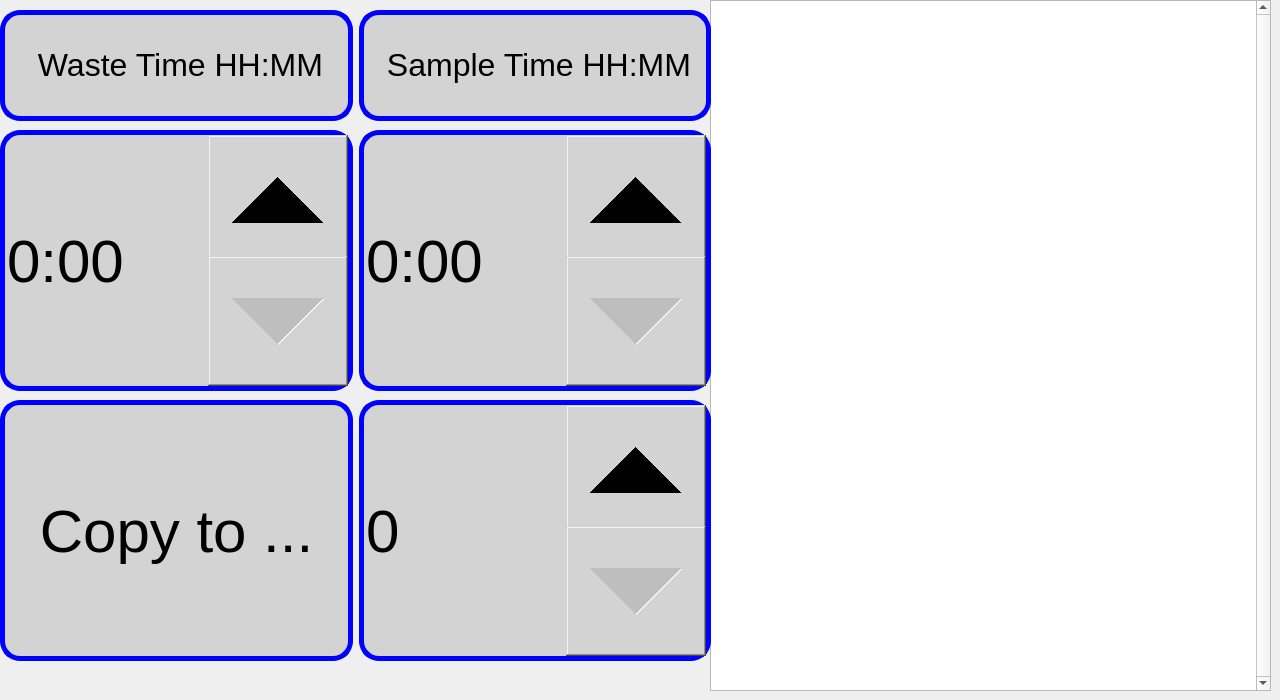
    <widget class="QWidget" name="SequenceEdit">
     <property name="minimumSize">
      <size>
       <width>637</width>
       <height>0</height>
      </size>
     </property>
     <attribute name="title">
      <string>Sequence Edit</string>
     </attribute>
     <widget class="QTableView" name="tableView">
      <property name="geometry">
       <rect>
        <x>710</x>
        <y>0</y>
        <width>561</width>
        <height>691</height>
       </rect>
      </property>
      <property name="sizePolicy">
       <sizepolicy hsizetype="Minimum" vsizetype="Minimum">
        <horstretch>0</horstretch>
        <verstretch>0</verstretch>
       </sizepolicy>
      </property>
      <property name="font">
       <font>
        <pointsize>16</pointsize>
        <weight>75</weight>
        <bold>true</bold>
       </font>
      </property>
      <property name="frameShadow">
       <enum>QFrame::Sunken</enum>
      </property>
      <property name="lineWidth">
       <number>14</number>
      </property>
      <property name="midLineWidth">
       <number>6</number>
      </property>
      <property name="verticalScrollBarPolicy">
       <enum>Qt::ScrollBarAlwaysOn</enum>
      </property>
      <property name="horizontalScrollBarPolicy">
       <enum>Qt::ScrollBarAlwaysOff</enum>
      </property>
      <property name="sizeAdjustPolicy">
       <enum>QAbstractScrollArea::AdjustToContents</enum>
      </property>
      <property name="editTriggers">
       <set>QAbstractItemView::AnyKeyPressed|QAbstractItemView::EditKeyPressed|QAbstractItemView::SelectedClicked</set>
      </property>
      <property name="alternatingRowColors">
       <bool>true</bool>
      </property>
      <property name="selectionBehavior">
       <enum>QAbstractItemView::SelectItems</enum>
      </property>
      <attribute name="horizontalHeaderStretchLastSection">
       <bool>true</bool>
      </attribute>
     </widget>
     <widget class="QWidget" name="layoutWidget">
      <property name="geometry">
       <rect>
        <x>0</x>
        <y>10</y>
        <width>711</width>
        <height>111</height>
       </rect>
      </property>
      <layout class="QVBoxLayout" name="verticalLayout_2">
       <item>
        <layout class="QHBoxLayout" name="horizontalLayout_2">
         <item>
          <widget class="QLabel" name="wasteTime_Lbl">
           <property name="sizePolicy">
            <sizepolicy hsizetype="Preferred" vsizetype="Minimum">
             <horstretch>0</horstretch>
             <verstretch>0</verstretch>
            </sizepolicy>
           </property>
           <property name="font">
            <font>
             <pointsize>-1</pointsize>
            </font>
           </property>
           <property name="styleSheet">
            <string notr="true">QLabel { border: 5px solid blue; border-radius: 20px; font-size: 32px; background-color:lightGray ;}</string>
           </property>
           <property name="frameShape">
            <enum>QFrame::Box</enum>
           </property>
           <property name="text">
            <string>&lt;html&gt;&lt;head/&gt;&lt;body&gt;&lt;p align=&quot;center&quot;&gt;Waste Time HH:MM&lt;/p&gt;&lt;/body&gt;&lt;/html&gt;</string>
           </property>
          </widget>
         </item>
         <item>
          <widget class="QLabel" name="sampleTime_Lbl">
           <property name="sizePolicy">
            <sizepolicy hsizetype="Preferred" vsizetype="Minimum">
             <horstretch>0</horstretch>
             <verstretch>0</verstretch>
            </sizepolicy>
           </property>
           <property name="font">
            <font>
             <pointsize>-1</pointsize>
            </font>
           </property>
           <property name="styleSheet">
            <string notr="true">QLabel { border: 5px solid blue; border-radius: 20px; font-size: 32px; background-color:lightGray ;}</string>
           </property>
           <property name="frameShape">
            <enum>QFrame::Box</enum>
           </property>
           <property name="text">
            <string>&lt;html&gt;&lt;head/&gt;&lt;body&gt;&lt;p align=&quot;center&quot;&gt;Sample Time  HH:MM&lt;/p&gt;&lt;/body&gt;&lt;/html&gt;</string>
           </property>
          </widget>
         </item>
        </layout>
       </item>
      </layout>
     </widget>
     <widget class="QWidget" name="layoutWidget">
      <property name="geometry">
       <rect>
        <x>0</x>
        <y>130</y>
        <width>711</width>
        <height>261</height>
       </rect>
      </property>
      <layout class="QHBoxLayout" name="horizontalLayout_3">
       <item>
        <widget class="QTimeEdit" name="wasteTime">
         <property name="sizePolicy">
          <sizepolicy hsizetype="Minimum" vsizetype="Minimum">
           <horstretch>0</horstretch>
           <verstretch>0</verstretch>
          </sizepolicy>
         </property>
         <property name="font">
          <font>
           <pointsize>-1</pointsize>
          </font>
         </property>
         <property name="styleSheet">
          <string notr="true">QTimeEdit { border: 5px solid blue; border-radius: 20px; font-size: 60px; background-color:lightGray ;}
QTimeEdit::up-arrow { width: 90px; height: 130px; }
QTimeEdit::up-button { width: 140px; height: 130px; }
QTimeEdit::down-arrow {width: 90px; height: 130px; }
QTimeEdit::down-button { width: 140px; height: 130px; }
</string>
         </property>
         <property name="displayFormat">
          <string>h:mm</string>
         </property>
        </widget>
       </item>
       <item>
        <widget class="QTimeEdit" name="sampleTime">
         <property name="sizePolicy">
          <sizepolicy hsizetype="Minimum" vsizetype="Minimum">
           <horstretch>0</horstretch>
           <verstretch>0</verstretch>
          </sizepolicy>
         </property>
         <property name="font">
          <font>
           <pointsize>-1</pointsize>
          </font>
         </property>
         <property name="styleSheet">
          <string notr="true">QTimeEdit { border: 5px solid blue; border-radius: 20px; font-size: 60px; background-color:lightGray ;}
QTimeEdit::up-arrow { width: 90px; height: 130px; }
QTimeEdit::up-button { width: 140px; height: 130px; }
QTimeEdit::down-arrow {width: 90px; height: 130px; }
QTimeEdit::down-button { width: 140px; height: 130px; }</string>
         </property>
         <property name="displayFormat">
          <string>h:mm</string>
         </property>
        </widget>
       </item>
      </layout>
     </widget>
     <widget class="QWidget" name="layoutWidget">
      <property name="geometry">
       <rect>
        <x>0</x>
        <y>400</y>
        <width>711</width>
        <height>261</height>
       </rect>
      </property>
      <layout class="QHBoxLayout" name="horizontalLayout_4">
       <item>
        <widget class="QPushButton" name="copyToAlt">
         <property name="sizePolicy">
          <sizepolicy hsizetype="Minimum" vsizetype="Minimum">
           <horstretch>0</horstretch>
           <verstretch>0</verstretch>
          </sizepolicy>
         </property>
         <property name="font">
          <font>
           <pointsize>-1</pointsize>
          </font>
         </property>
         <property name="styleSheet">
          <string notr="true">QPushButton { border: 5px solid blue; border-radius: 20px; font-size: 60px; background-color:lightGray ;}
</string>
         </property>
         <property name="text">
          <string>Copy to ...</string>
         </property>
        </widget>
       </item>
       <item>
        <widget class="QSpinBox" name="copyToIndex">
         <property name="sizePolicy">
          <sizepolicy hsizetype="Minimum" vsizetype="Minimum">
           <horstretch>0</horstretch>
           <verstretch>0</verstretch>
          </sizepolicy>
         </property>
         <property name="font">
          <font>
           <pointsize>-1</pointsize>
          </font>
         </property>
         <property name="styleSheet">
          <string notr="true">QSpinBox { border: 5px solid blue; border-radius: 20px; font-size: 60px; background-color:lightGray ;}
QSpinBox::up-arrow { width: 90px; height: 130px; }
QSpinBox::up-button { width: 140px; height: 130px; }
QSpinBox::down-arrow {width: 90px; height: 130px; }
QSpinBox::down-button { width: 140px; height: 130px; }
</string>
         </property>
        </widget>
       </item>
      </layout>
     </widget>
    </widget>
